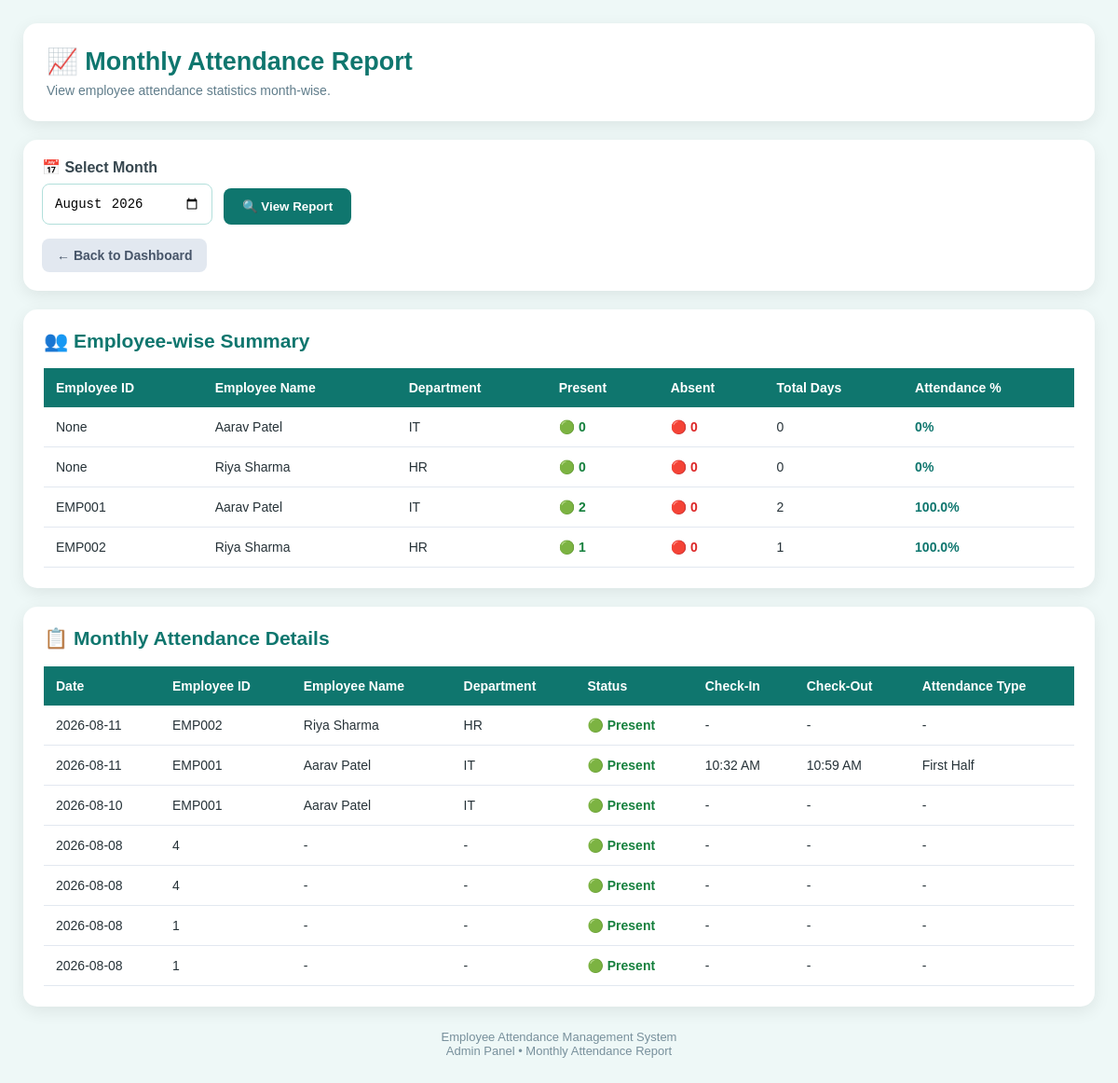
Page /monthly_attendance_report (signed in) on the committed database.
### tables this page shows
CREATE TABLE employee(
        id INTEGER PRIMARY KEY AUTOINCREMENT,
        employee_id TEXT,
        name TEXT,
        email TEXT,
        department TEXT,
        mobile TEXT
    );

CREATE TABLE attendance(
        id INTEGER PRIMARY KEY AUTOINCREMENT,
        employee_id TEXT,
        date TEXT,
        status TEXT
    , check_in TEXT, check_out TEXT, attendance_type TEXT);

### app.py (the view)
@app.route("/monthly_attendance_report")
def monthly_attendance_report():
    if not session.get("admin"):
        return redirect("/login")
    selected_month = request.args.get(
        "month",
        datetime.now().strftime("%Y-%m")
    )
    conn = sqlite3.connect(DB_NAME)
    cur = conn.cursor()
    cur.execute("""
        SELECT
            employee.employee_id,
            employee.name,
            employee.department,

            SUM(
                CASE
                    WHEN attendance.status='Present'
                    THEN 1
                    ELSE 0
                END
            ) AS present_days,

            SUM(
                CASE
                    WHEN attendance.status='Absent'
                    THEN 1
                    ELSE 0
                END
            ) AS absent_days,

            COUNT(attendance.id) AS total_days

        FROM employee

        LEFT JOIN attendance
        ON employee.employee_id =
           attendance.employee_id

        AND substr(
            attendance.date,
            1,
            7
        ) = ?

        GROUP BY
            employee.employee_id,
            employee.name,
            employee.department

        ORDER BY employee.employee_id
    """, (
        selected_month,
    ))
    raw_summary = cur.fetchall()
    summary = []
    for record in raw_summary:
        employee_id = record[0]
        name = record[1]
        department = record[2]
        present_days = record[3] or 0
        absent_days = record[4] or 0
        total_days = record[5] or 0
        if total_days > 0:
            percentage = round(
                (present_days / total_days) * 100,
                2
            )
        else:
            percentage = 0
        summary.append(
            (
                employee_id,
                name,
                department,
                present_days,
                absent_days,
                total_days,
                percentage
            )
        )
    cur.execute("""
        SELECT
            attendance.date,
            attendance.employee_id,
            employee.name,
            employee.department,
            attendance.status,
            attendance.check_in,
            attendance.check_out,
            attendance.attendance_type

        FROM attendance

        LEFT JOIN employee
        ON attendance.employee_id =
           employee.employee_id

        WHERE substr(
            attendance.date,
            1,
            7
        ) = ?

        ORDER BY
            attendance.date DESC,
            attendance.id DESC
    """, (
        selected_month,
    ))
    attendance = cur.fetchall()
    conn.close()
    return render_template(
        "monthly_attendance_report.html",
        selected_month=selected_month,
        summary=summary,
        attendance=attendance
    )

### templates/monthly_attendance_report.html (shortened to what this page needs)
<!DOCTYPE html>
<html lang="en">
<head>
</head>
<body>
<div class="container">
    <div class="header">
        <h1>
            📈 Monthly Attendance Report
        </h1>
        <p>
            View employee attendance statistics month-wise.
        </p>
    </div>
    <div class="filter-box">
        <form
            method="GET"
            action="/monthly_attendance_report"
        >
            <div class="filter-row">
                <div>
                    <label for="month">
                        📅 Select Month
                    </label>
                    <input
                        type="month"
                        id="month"
                        name="month"
                        value="{{ selected_month }}"
                        required
                    >
                </div>
                <button
                    type="submit"
                    class="view-btn"
                >
                    🔍 View Report
                </button>
            </div>
        </form>
        <a
            href="/dashboard"
            class="back-btn"
        >
            ← Back to Dashboard
        </a>
    </div>
    <div class="section">
        <h2>
            👥 Employee-wise Summary
        </h2>
        <div class="table-container">
            <table>
                <thead>
                    <tr>
                        <th>
                            Employee ID
                        </th>
                        <th>
                            Employee Name
                        </th>
                        <th>
                            Department
                        </th>
                        <th>
                            Present
                        </th>
                        <th>
                            Absent
                        </th>
                        <th>
                            Total Days
                        </th>
                        <th>
                            Attendance %
                        </th>
                    </tr>
                </thead>
                <tbody>
                {% for employee in summary %}
                <tr>
                    <td>
                        {{ employee[0] }}
                    </td>
                    <td>
                        {{ employee[1] }}
                    </td>
                    <td>
                        {{ employee[2] or "-" }}
                    </td>
                    <td class="present">
                        🟢 {{ employee[3] }}
                    </td>
                    <td class="absent">
                        🔴 {{ employee[4] }}
                    </td>
                    <td>
                        {{ employee[5] }}
                    </td>
                    <td class="percentage">
                        {{ employee[6] }}%
                    </td>
                </tr>
                {% endfor %}
                </tbody>
            </table>
        </div>
    </div>
    <div class="section">
        <h2 class="details-title">
            📋 Monthly Attendance Details
        </h2>
        <div class="table-container">
            <table>
                <thead>
                    <tr>
                        <th>
                            Date
                        </th>
                        <th>
                            Employee ID
                        </th>
                        <th>
                            Employee Name
                        </th>
                        <th>
                            Department
                        </th>
                        <th>
                            Status
                        </th>
                        <th>
                            Check-In
                        </th>
                        <th>
                            Check-Out
                        </th>
                        <th>
                            Attendance Type
                        </th>
                    </tr>
                </thead>
                <tbody>
                {% for record in attendance %}
                <tr>
                    <td>
                        {{ record[0] }}
                    </td>
                    <td>
                        {{ record[1] }}
                    </td>
                    <td>
                        {{ record[2] or "-" }}
                    </td>
                    <td>
                        {{ record[3] or "-" }}
                    </td>
                    <td>
                        {% if record[4] == "Present" %}
                        <span class="present">
                            🟢 Present
                        </span>
                        {% else %}
                        <span class="absent">
                            🔴 {{ record[4] }}
                        </span>
                        {% endif %}
                    </td>
                    <td>
                        {% if record[5] %}
                            {{ record[5] }}
                        {% else %}
                            -
                        {% endif %}
                    </td>
                    <td>
                        {% if record[6] %}
                            {{ record[6] }}
                        {% else %}
                            -
                        {% endif %}
                    </td>
                    <td>
                        {% if record[7] %}
                            {{ record[7] }}
                        {% else %}
                            -
                        {% endif %}
                    </td>
                </tr>
                {% endfor %}
                </tbody>
            </table>
        </div>
    </div>
    <div class="footer">
        Employee Attendance Management System
        <br>
        Admin Panel • Monthly Attendance Report
    </div>
</div>
</body>
</html>

### templates/monthly_attendance_report.html (style rules this page uses)
* { box-sizing: border-box; }
body { margin: 0; padding: 25px; font-family: Arial, sans-serif; background: #eef8f7; color: #263238; }
.container { max-width: 1250px; margin: auto; }
.header { background: white; padding: 25px; border-radius: 15px; box-shadow: 0 5px 18px rgba(0, 0, 0, 0.08); margin-bottom: 20px; }
.header h1 { margin: 0; color: #0f766e; font-size: 27px; }
.header p { margin: 7px 0 0; color: #607d8b; font-size: 14px; }
.filter-box { background: white; padding: 20px; border-radius: 15px; box-shadow: 0 5px 18px rgba(0, 0, 0, 0.08); margin-bottom: 20px; }
.filter-box label { display: block; font-weight: bold; color: #37474f; margin-bottom: 8px; }
.filter-row { display: flex; gap: 12px; align-items: end; }
.filter-row input { padding: 12px; border: 1px solid #b2dfdb; border-radius: 8px; outline: none; font-size: 14px; }
.view-btn { padding: 12px 20px; background: #0f766e; color: white; border: none; border-radius: 8px; font-weight: bold; cursor: pointer; }
.back-btn { display: inline-block; margin-top: 15px; padding: 10px 16px; background: #e2e8f0; color: #475569; text-decoration: none; border-radius: 8px; font-weight: bold; font-size: 14px; }
.section { background: white; padding: 22px; border-radius: 15px; box-shadow: 0 5px 18px rgba(0, 0, 0, 0.08); margin-bottom: 20px; overflow: hidden; }
.section h2 { margin-top: 0; color: #0f766e; font-size: 21px; }
.table-container { width: 100%; overflow-x: auto; }
table { width: 100%; border-collapse: collapse; min-width: 750px; }
th { background: #0f766e; color: white; padding: 13px; text-align: left; font-size: 14px; }
td { padding: 13px; border-bottom: 1px solid #e2e8f0; font-size: 14px; }
.present { color: #15803d; font-weight: bold; }
.absent { color: #dc2626; font-weight: bold; }
.percentage { color: #0f766e; font-weight: bold; }
.details-title { margin-top: 5px; }
.footer { text-align: center; color: #78909c; font-size: 13px; margin-top: 25px; padding-bottom: 10px; }

### rows in the picture
employee: employee "EMP001", name "Aarav Patel", department "IT", employee "2", employee "0", employee "100.0"
employee: employee "EMP002", name "Riya Sharma", department "HR", employee "1", employee "0", employee "100.0"
attendance: date "2026-08-11", employee "EMP002", name "Riya Sharma", department "HR", status "🟢 Present"
attendance: date "2026-08-11", employee "EMP001", name "Aarav Patel", department "IT", status "🟢 Present", check_in "10:32 AM", check_out "10:59 AM", attendance_type "First Half"
attendance: date "2026-08-10", employee "EMP001", name "Aarav Patel", department "IT", status "🟢 Present"
attendance: date "2026-08-08", employee "4", record "-", status "🟢 Present"
attendance: date "2026-08-08", employee "4", record "-", status "🟢 Present"
attendance: date "2026-08-08", employee "1", record "-", status "🟢 Present"
attendance: date "2026-08-08", employee "1", record "-", status "🟢 Present"

### other values in the picture
{{ employee[0] }} "None" "None"
{{ employee[1] }} "Aarav Patel" "Riya Sharma"
{{ employee[2] or "-" }} "IT" "HR"
{{ employee[3] }} "0" "0"
{{ employee[4] }} "0" "0"
{{ employee[5] }} "0" "0"
{{ employee[6] }} "0" "0"
